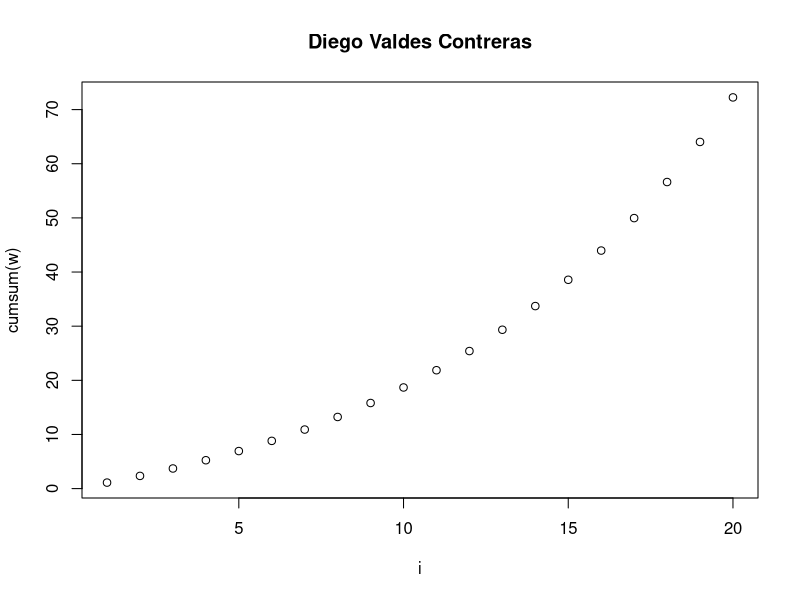
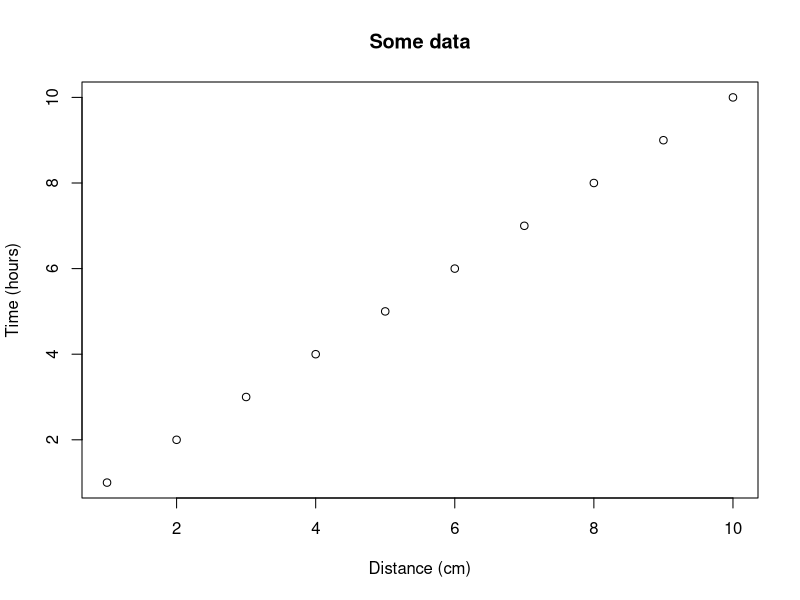
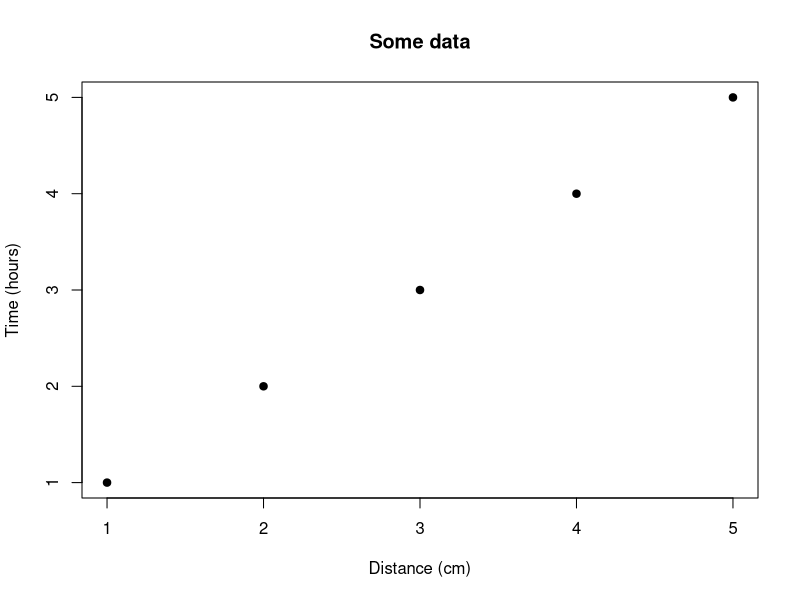

Source code (R) for these figures, in order:
## ---- chunk 1
knitr::opts_chunk$set(echo = TRUE) # By default, show code; set to FALSE to hide it
knitr::opts_chunk$set(fig.pos = 'H') # Places figures on pages separate from text
knitr::opts_chunk$set(out.width = '100%', dpi=300) # Figure resolution and size
knitr::opts_chunk$set(fig.env = "figure") # Latex figure environment
## ---- chunk 2
n <- 0.9
i <- (1:20)
w <- (1/n^i)

plot(i, cumsum(w),
     main = "Diego Valdes Contreras")
## ---- chunk 3
plot(1:10, main = "Some data", xlab = "Distance (cm)", 
     ylab = "Time (hours)")
## ---- chunk 4
plot(1:5, pch = 19, main = "Some data", xlab = "Distance (cm)", 
     ylab = "Time (hours)")
## ---- chunk 5
df = data.frame(ID = 1:3, code = letters[1:3])

# Creates tables that follow OUP guidelines using xtable
library(xtable) 
print(xtable(df, caption = "This is the table caption", 
             label = "tab:tab1"), comment = FALSE)
## ---- chunk 6
df = data.frame(ID = 1:3, code = letters[1:3])

# kable can alse be used for creating tables
knitr::kable(df, caption = "This is the table caption", format = "latex",
             booktabs = TRUE, label = "tab2")
## ---- chunk 7
x<-1
equation1<-log(exp(1))+((sin(x)^2)+(cos(x)^2))
equation1

n<- seq(0:50000)
equation2 <- sum(1/2^n)
equation2

equation1>equation2

## ---- chunk 8
x<-1
eq<- log(exp(x))+(sin(x)^2)+(cos(x)^2) 
eq

n<- seq_len(1000)
eq3 <- sum(1/2^n)
eq3

is.it.true <- eq > eq3
if(is.it.true == TRUE) {print ("Equation is true!")}
if(is.it.true == FALSE) {print("Equation is false!")}
